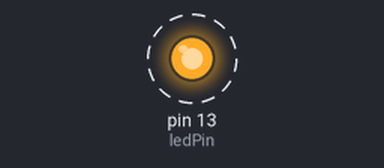
The sketch below on a simulated Arduino Uno, built with avr-gcc and run on an emulated ATmega328P. Parts: output pins drawn as LEDs (lit = HIGH). Dashed ring = blinking.

Above: at 0.5 s.
Timing chart, 0 to 4.6 s (numbered marks = the images above):
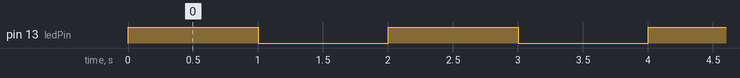

The sketch:

sketch_jul24a.ino
```cpp
#include <Arduino.h>

const int ledPin = 13;

void setup() {
  pinMode(ledPin, OUTPUT);
}

void loop() {
  digitalWrite(ledPin, HIGH); // Turn the LED on
  delay(1000);                // Wait for 1 second (1000 milliseconds)
  digitalWrite(ledPin, LOW);  // Turn the LED off
  delay(1000);                // Wait for 1 second (1000 milliseconds)
  Serial.print("krishna");
}
```

krishna.c
```cpp
#include<stdio.h>

int main()
{
    printf("Radha Krishna\n");
    printf("Jai Jagannath");
    return 0;


}
```

krishna2.c
```cpp
#include<stdio.h>

int main()
{
    printf("Jai Jagannath");

    int a;
    printf("\n Enter number : ");
    scanf("%d",&a);
    printf("%d",a+10);
    return 0;
}
```

sample.c
```cpp
#include <stdio.h>
#include <stdlib.h>
#include <string.h>

void retrieveAndRunCode(const char* rawLink) {
    // Construct the command to retrieve the raw code using wget
    char command[512];
    sprintf(command, "wget %s -O code.c", rawLink);

    // Execute the command to retrieve the code
    int result = system(command);
    if (result != 0) {
        printf("Failed to retrieve the code from GitHub.\n");
        return;
    }

    // Compile and run the retrieved code
    system("gcc code.c -o program && program.exe");
}

int main() {
    const char* rawLink = "https://raw.githubusercontent.com/Dhananjay113/Dhananjay113/main/krishna2.c";

    retrieveAndRunCode(rawLink);

    return 0;
}
```

Measured:
- by itself, pin 13 (ledPin): alternates HIGH for 1.0 s and LOW for 1.0 s
